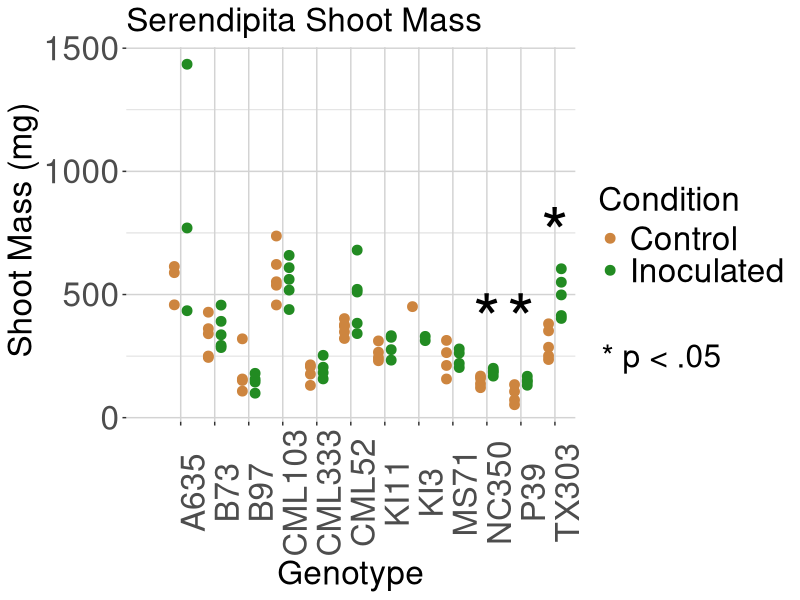
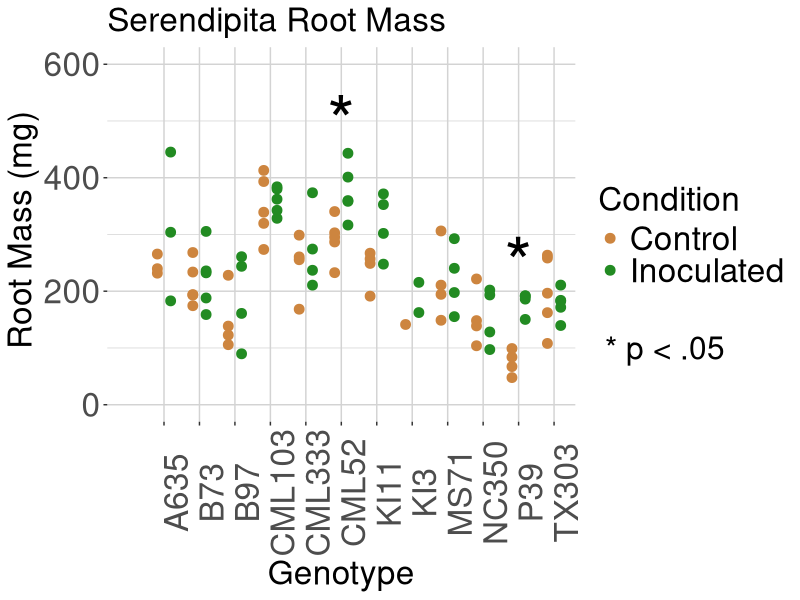
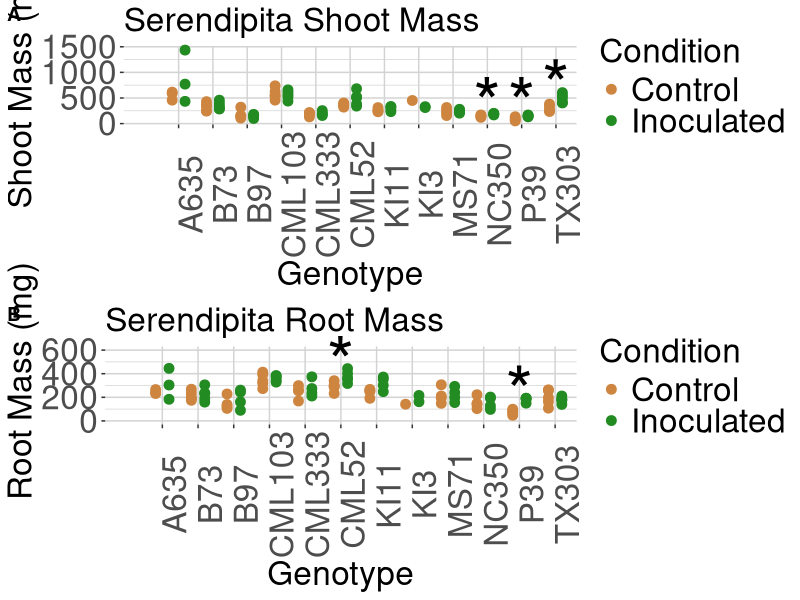

Write R code to recreate these figures, in order.
# This script will combine the analysis and create final figures for my final combined data. 

getwd()                        # PLEASE CHANGE YOUR WD
setwd("/home/coreyschultz/1.Projects/2.Maize.Endophyte.Project/Final_Data_and_Figs")
getwd()
library(tidyr)
library(tidyverse)
library(broom)
library(ggplot2)
library(car)
library(data.table)
library(ggpubr)

Herb_data = read.csv("Final_Herb_Data.csv", sep =",")
Burk_data = read.csv("Final_Burk_Data.csv", sep =",")
Serendip_data = read.csv("Final_Sbecsii_Data.csv", sep =",")

names(Herb_data) <- c("Genotype", "Condition", "Rep", "Endophyte","Chlorophyll1","Chlorophyll2","Chlorophyll3",
                      "PlantHeight","LeafArea","RootLength","RootVolume","Group_or_Date")
names(Burk_data) <- c("Genotype", "Condition", "Rep", "Endophyte",
                      "PlantHeight","LeafArea","RootLength","RootVolume")
names(Serendip_data) <- c("Genotype", "Condition", "Rep", "Endophyte",
                          "PlantHeight","RootLength","RootMass","ShootMass")


Serendip_data$Condition <- gsub('C', 'Control', Serendip_data$Condition)
Serendip_data$Condition <- gsub('I', 'Inoculated', Serendip_data$Condition)
colnames(Serendip_data)

Fig2A_above <- ggplot(Serendip_data, aes(x =Genotype, y=ShootMass, group = Condition, fill = Condition)) + 
  geom_point(aes(colour = Condition),size=3, position = position_dodge(width = .75)) + 
  scale_color_manual(values = c( "tan3", "forestgreen")) + ylab(" Shoot Mass (mg)") + 
  theme(axis.text.x = element_text(angle = 90, size = 24), axis.title.x = element_text(size = 24)) + 
  theme(axis.text.y = element_text(size = 24), axis.title.y = element_text(size = 24), plot.title = element_text(size=24)) + 
  theme(legend.title = element_text(size=24), legend.text = element_text(size=24)) + 
  ggtitle("Serendipita Shoot Mass") + theme(panel.background = element_rect(fill = "white",
                                                                            colour = "white"), 
                                            panel.grid.major = element_line(size = 0.5, linetype = 'solid',
                                                                            colour = "light grey"), 
                                            panel.grid.minor = element_line(size = 0.25, linetype = 'solid',
                                                                            colour = "light grey")) +
  annotate("text", x = 15, y = 250, label = " * p < .05", size = 8) + coord_cartesian(xlim = c(0,12), clip = 'off')+
  annotate("text", x = 10, y = 400, label = " * ", size = 18) + 
  annotate("text", x = 11, y = 400, label = " * ", size = 18) +
  annotate("text", x = 12, y = 750, label = " * ", size = 18) + theme(legend.position = "right")
Fig2A_above


Fig2B_above <- ggplot(Serendip_data, aes(x =Genotype, y=RootMass, group = Condition, fill = Condition)) + 
  geom_point(aes(colour = Condition),size=3, position = position_dodge(width = .75)) + 
  scale_color_manual(values = c( "tan3", "forestgreen")) + ylab(" Root Mass (mg)") + 
  theme(axis.text.x = element_text(angle = 90, size = 24), axis.title.x = element_text(size = 24)) + 
  theme(axis.text.y = element_text(size = 24), axis.title.y = element_text(size = 24), plot.title = element_text(size=24)) + 
  theme(legend.title = element_text(size=24), legend.text = element_text(size=24)) + 
  ggtitle("Serendipita Root Mass") + theme(panel.background = element_rect(fill = "white",
                                                                           colour = "white"), 
                                           panel.grid.major = element_line(size = 0.5, linetype = 'solid',
                                                                           colour = "light grey"), 
                                           panel.grid.minor = element_line(size = 0.25, linetype = 'solid',
                                                                           colour = "light grey")) +
  annotate("text", x = 15, y = 100, label = " * p < .05", size = 8) + coord_cartesian(xlim = c(0,12), ylim = c(0,600), clip = 'off') +
  annotate("text", x = 6, y = 500, label = " * ", size = 18) + 
  annotate("text", x = 11, y = 250, label = " * ", size = 18) 
# labs(caption=str_wrap(fig2_cap, 100)) + 
# theme(plot.caption = element_text(hjust = 0.5,size = 22)) + theme(legend.position = "right")

Fig2B_above



Figure2 <- ggarrange(Fig2A_above, Fig2B_above, ncol =1, nrow = 2, labels = c("A", "B"))
Figure2


